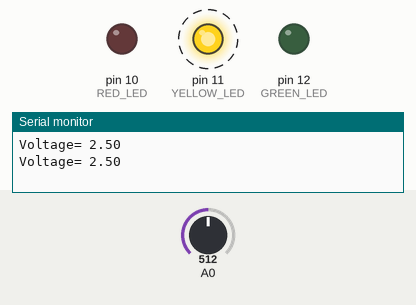
The sketch below on a simulated Arduino Uno, built with avr-gcc and run on an emulated ATmega328P. Shown: output pins drawn as LEDs (lit = HIGH), the last lines printed to the serial monitor. Dashed ring = blinking. The inputs (shaded band) are chosen by the test bench; at power-on: A0 = 512.

Above: at 2.8 s.
2.9 s: A0 set to 810
6.4 s: A0 set to 829
At 8.3 s:
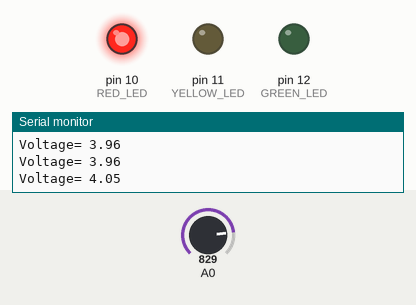
9.5 s: A0 set to 306
At 10.8 s:
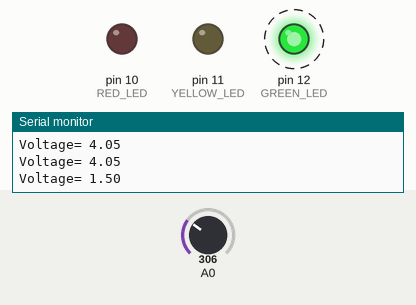
15.5 s: A0 set to 217
19.0 s: A0 set to 193
At 20.4 s:
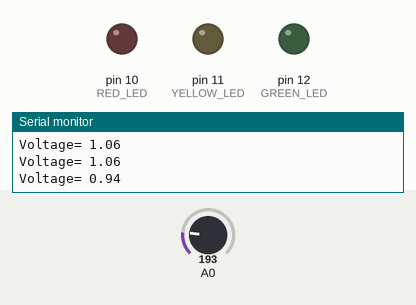
21.7 s: A0 set to 511
At 22.7 s:
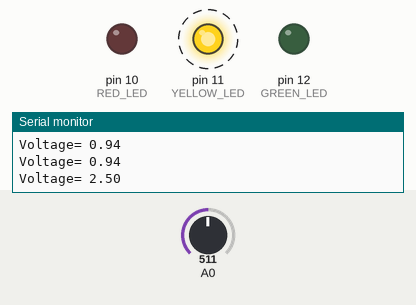
Timing chart, 0 to 28.7 s (numbered marks = the images above; inputs shaded):
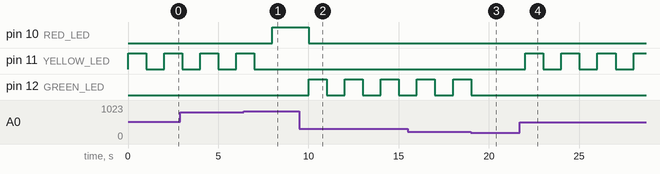

Measured:
- the behaviour switches between 818 and 819 on A0 (found by bisection; images 0 and 1)
- the behaviour switches between 205 and 204 on A0 (found by bisection; images 2 and 3)
- after the input at 6.4 s, pin 10 (RED_LED): LOW → HIGH after 1.6 s; pin 11 (YELLOW_LED): goes on until 7.0 s, then stays LOW
- after the input at 9.5 s, pin 10 (RED_LED): HIGH → LOW after 0.50 s; pin 12 (GREEN_LED): alternates HIGH for 1.0 s and LOW for 1.0 s, starting after 0.50 s
- after the input at 19.0 s, pin 12 (GREEN_LED): goes on until 19.0 s, then stays LOW
- after the input at 21.7 s, pin 11 (YELLOW_LED): alternates HIGH for 1.0 s and LOW for 1.0 s, starting after 0.31 s
- by itself, pin 11 (YELLOW_LED): alternates HIGH for 1.0 s and LOW for 1.0 s

The sketch:

VoltageLED_Blink.ino
```cpp
#include <SPI.h>
#include <nRF24L01.h>
#include <RF24.h>

int value = 0;
float voltage;

#define GREEN_LED 12
#define YELLOW_LED 11
#define RED_LED 10

void setup(){
  Serial.begin(9600);

  pinMode(GREEN_LED, OUTPUT);
  pinMode(RED_LED, OUTPUT);
  pinMode(YELLOW_LED, OUTPUT);
}

void loop(){
  value = analogRead(A0);
  voltage = value * 5.0/1023;
  Serial.print("Voltage= ");
  Serial.println(voltage);

  digitalWrite(GREEN_LED, LOW);
  digitalWrite(YELLOW_LED, LOW);
  digitalWrite(RED_LED, LOW);

  if(voltage <= 1){
         digitalWrite(GREEN_LED, LOW);
         digitalWrite(YELLOW_LED, LOW);
         digitalWrite(RED_LED, LOW);
    }
  else
  if(voltage <= 2){
        digitalWrite(GREEN_LED, HIGH);
        delay(1000);
        digitalWrite(GREEN_LED, LOW);

    }
   else
   if(voltage <= 4){
        digitalWrite(YELLOW_LED, HIGH);
        delay(1000);
        digitalWrite(YELLOW_LED, LOW);

   }
    else
   {
        digitalWrite(RED_LED, HIGH);

   }

  delay(1000);
}
```
